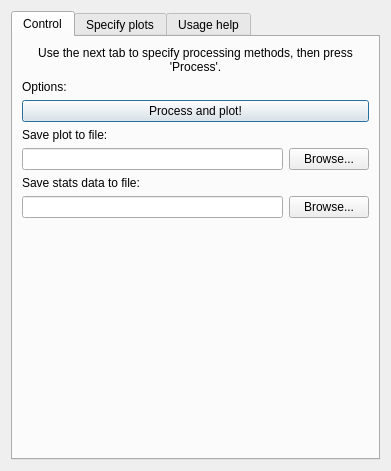
<?xml version="1.0" encoding="UTF-8"?>
<ui version="4.0">
 <class>Dialog</class>
 <widget class="QDialog" name="Dialog">
  <property name="geometry">
   <rect>
    <x>0</x>
    <y>0</y>
    <width>391</width>
    <height>471</height>
   </rect>
  </property>
  <property name="windowTitle">
   <string>Dialog</string>
  </property>
  <layout class="QVBoxLayout" name="verticalLayout_2">
   <item>
    <widget class="QTabWidget" name="tabWidget">
     <property name="currentIndex">
      <number>0</number>
     </property>
     <widget class="QWidget" name="tab">
      <attribute name="title">
       <string>Control</string>
      </attribute>
      <layout class="QVBoxLayout" name="verticalLayout_4">
       <item>
        <widget class="QLabel" name="label_2">
         <property name="text">
          <string>Use the next tab to specify processing methods, then press 'Process'.</string>
         </property>
         <property name="alignment">
          <set>Qt::AlignCenter</set>
         </property>
         <property name="wordWrap">
          <bool>true</bool>
         </property>
        </widget>
       </item>
       <item>
        <widget class="QLabel" name="label_4">
         <property name="text">
          <string>Options:</string>
         </property>
        </widget>
       </item>
       <item>
        <widget class="QPushButton" name="processButton">
         <property name="text">
          <string>Process and plot!</string>
         </property>
        </widget>
       </item>
       <item>
        <widget class="QLabel" name="label_3">
         <property name="text">
          <string>Save plot to file:</string>
         </property>
        </widget>
       </item>
       <item>
        <layout class="QHBoxLayout" name="horizontalLayout_2">
         <item>
          <widget class="QLineEdit" name="plotsfileLineEdit"/>
         </item>
         <item>
          <widget class="QPushButton" name="browsePlotfileButton">
           <property name="text">
            <string>Browse...</string>
           </property>
          </widget>
         </item>
        </layout>
       </item>
       <item>
        <widget class="QLabel" name="label_5">
         <property name="text">
          <string>Save stats data to file:</string>
         </property>
        </widget>
       </item>
       <item>
        <layout class="QHBoxLayout" name="horizontalLayout_3">
         <item>
          <widget class="QLineEdit" name="statsfileLineEdit"/>
         </item>
         <item>
          <widget class="QPushButton" name="browseStatsfileButton">
           <property name="text">
            <string>Browse...</string>
           </property>
          </widget>
         </item>
        </layout>
       </item>
       <item>
        <spacer name="verticalSpacer">
         <property name="orientation">
          <enum>Qt::Vertical</enum>
         </property>
         <property name="sizeHint" stdset="0">
          <size>
           <width>20</width>
           <height>40</height>
          </size>
         </property>
        </spacer>
       </item>
      </layout>
     </widget>
     <widget class="QWidget" name="tab_2">
      <attribute name="title">
       <string>Specify plots</string>
      </attribute>
      <layout class="QVBoxLayout" name="verticalLayout_3">
       <item>
        <layout class="QVBoxLayout" name="verticalLayout">
         <item>
          <layout class="QHBoxLayout" name="horizontalLayout">
           <item>
            <widget class="QPushButton" name="loadSpecFileButton">
             <property name="text">
              <string>Load spec from file</string>
             </property>
            </widget>
           </item>
           <item>
            <widget class="QPushButton" name="saveSpecFileButton">
             <property name="text">
              <string>Save this spec to file!</string>
             </property>
            </widget>
           </item>
          </layout>
         </item>
         <item>
          <layout class="QHBoxLayout" name="horizontalLayout_10">
           <item>
            <widget class="QLabel" name="label">
             <property name="text">
              <string>File: </string>
             </property>
            </widget>
           </item>
           <item>
            <widget class="QLineEdit" name="specFilepathLineEdit"/>
           </item>
           <item>
            <widget class="QPushButton" name="browseSpecFileButton">
             <property name="text">
              <string>Browse...</string>
             </property>
            </widget>
           </item>
          </layout>
         </item>
         <item>
          <widget class="QPlainTextEdit" name="specfileTextEdit">
           <property name="font">
            <font>
             <family>Courier New</family>
             <pointsize>10</pointsize>
            </font>
           </property>
          </widget>
         </item>
        </layout>
       </item>
      </layout>
     </widget>
     <widget class="QWidget" name="tab_3">
      <attribute name="title">
       <string>Usage help</string>
      </attribute>
      <layout class="QVBoxLayout" name="verticalLayout_5">
       <item>
        <widget class="QScrollArea" name="scrollArea">
         <property name="widgetResizable">
          <bool>true</bool>
         </property>
         <widget class="QWidget" name="scrollAreaWidgetContents">
          <property name="geometry">
           <rect>
            <x>0</x>
            <y>0</y>
            <width>349</width>
            <height>400</height>
           </rect>
          </property>
          <layout class="QVBoxLayout" name="verticalLayout_6">
           <item>
            <widget class="QPlainTextEdit" name="usageTextEdit">
             <property name="undoRedoEnabled">
              <bool>false</bool>
             </property>
             <property name="readOnly">
              <bool>true</bool>
             </property>
            </widget>
           </item>
          </layout>
         </widget>
        </widget>
       </item>
      </layout>
     </widget>
    </widget>
   </item>
  </layout>
 </widget>
 <resources/>
 <connections/>
</ui>
